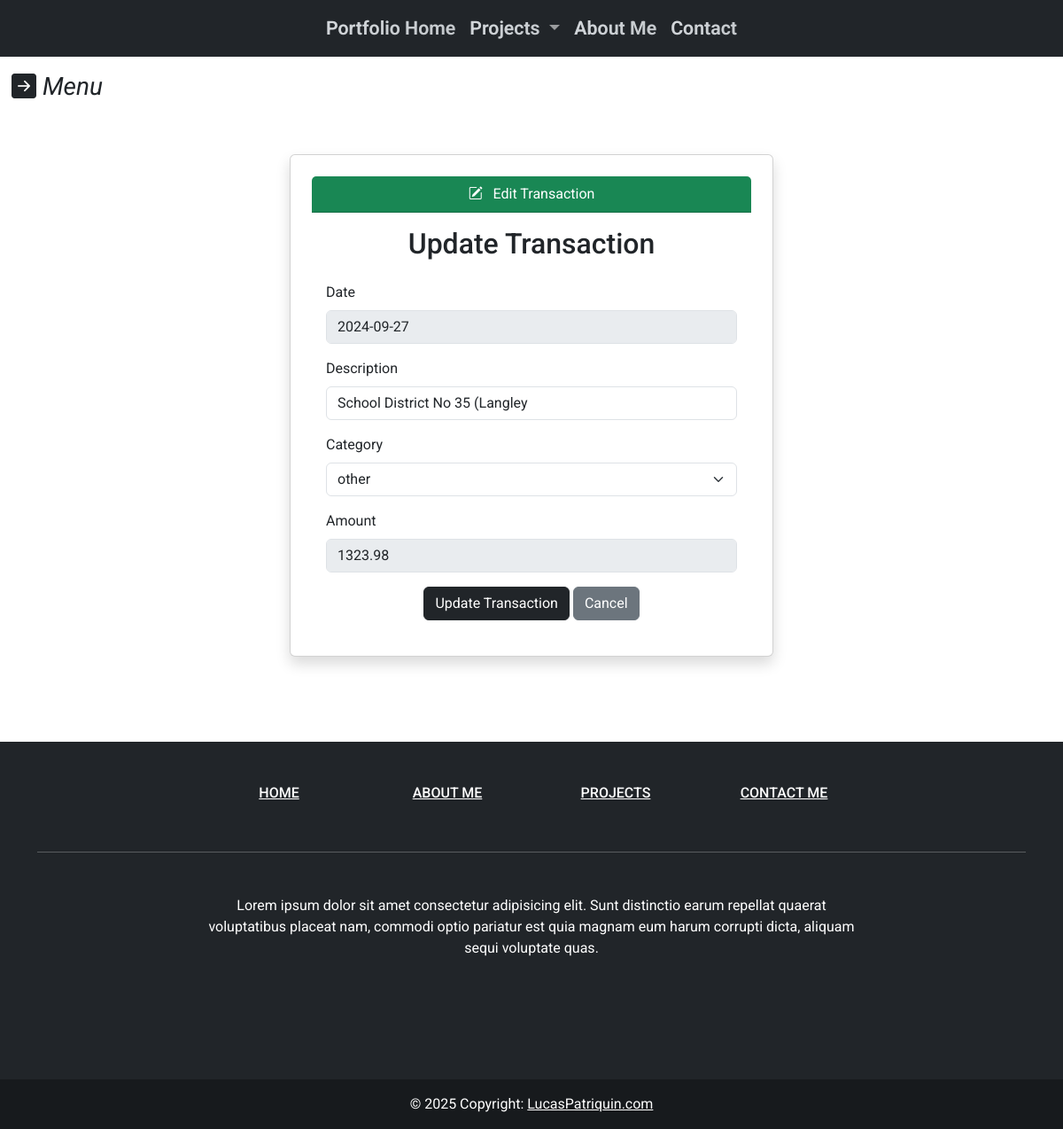
Page /finance_tracker/transactions/556/update/ on the earlier database version.
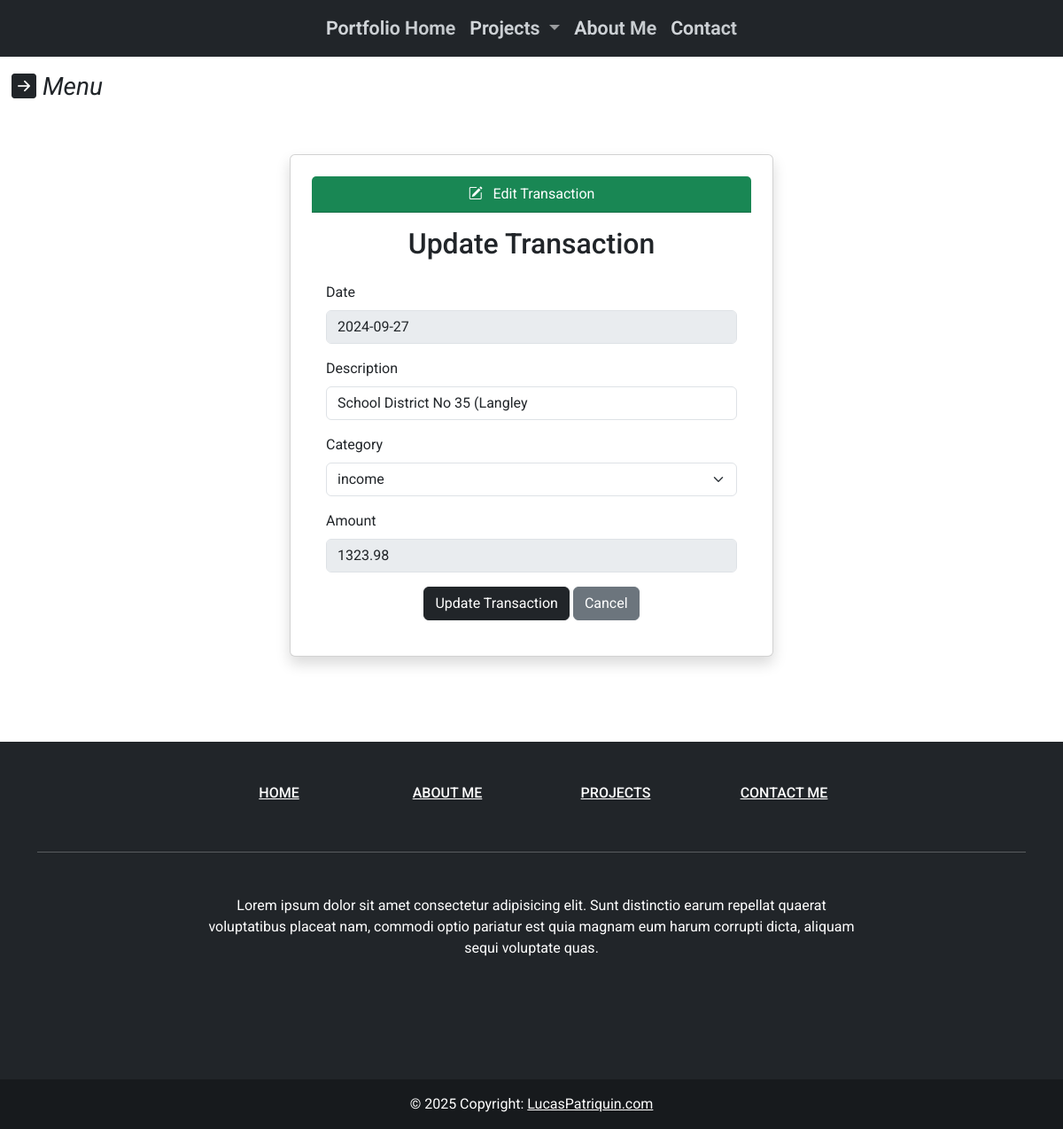
Same page on the later database version.
### finance_tracker/models.py (models this page shows, shortened)
class Transaction(models.Model):
    date = models.DateField(null=True, blank=True)
    description = models.CharField(max_length=255)
    amount = models.DecimalField(max_digits=10, decimal_places=2)
    category = models.ForeignKey(Category, on_delete=models.SET_NULL, null=True, blank=True)

### finance_tracker/views.py (the view, shortened to what this page needs)
# urls.py: path('transactions/<pk>/update/', views.TransactionUpdateView.as_view(success_url = reverse_lazy('transaction-list')), name='transaction_update'),
class TransactionUpdateView(UpdateView):
    model = Transaction
    fields = [
        "date",
        "description",
        "category",
        "amount"
    ]
    template_name_suffix = "_update_form"
    def get_form(self, form_class = None):
        form = super().get_form(form_class)
        form.fields['date'].disabled = True
        form.fields['amount'].disabled = True
        return form

### finance_tracker/models.py (called while the page is built)
    def __str__(self):
        return self.name

### finance_tracker/templates/finance_tracker/transaction_update_form.html (shortened to what this page needs)
{% extends 'finance_tracker/base.html' %}
{% load crispy_forms_tags %}
{% load static %}
{% block content %}
    <div class="container my-5">
        <div class="row justify-content-center">
            <div class="col-md-6">
                <div class="card shadow p-4">
                    <div class="card-header bg-success text-white text-center">
                        <i class="bi bi-pencil-square me-2"></i> Edit Transaction
                    </div>
                    <div class="card-body">
                        <h2 class="card-title text-center mb-4">Update Transaction</h2>
                        <form method="post">
                            <div>
                                {% crispy form %}
                                <div class="text-center mt-3">
                                    <button type="submit" class="btn btn-dark btn-block">Update Transaction</button>
                                    <a href="{% url 'finance_tracker:transaction-list' %}" class="btn btn-secondary">Cancel</a>
                                </div>
                            </div>
                        </form>
                    </div>
                </div>
            </div>
        </div>
    </div>
{% endblock content %}

Differences in the rows shown:
changed Transaction "School District No 35 (Langley": category "other" → "income"
